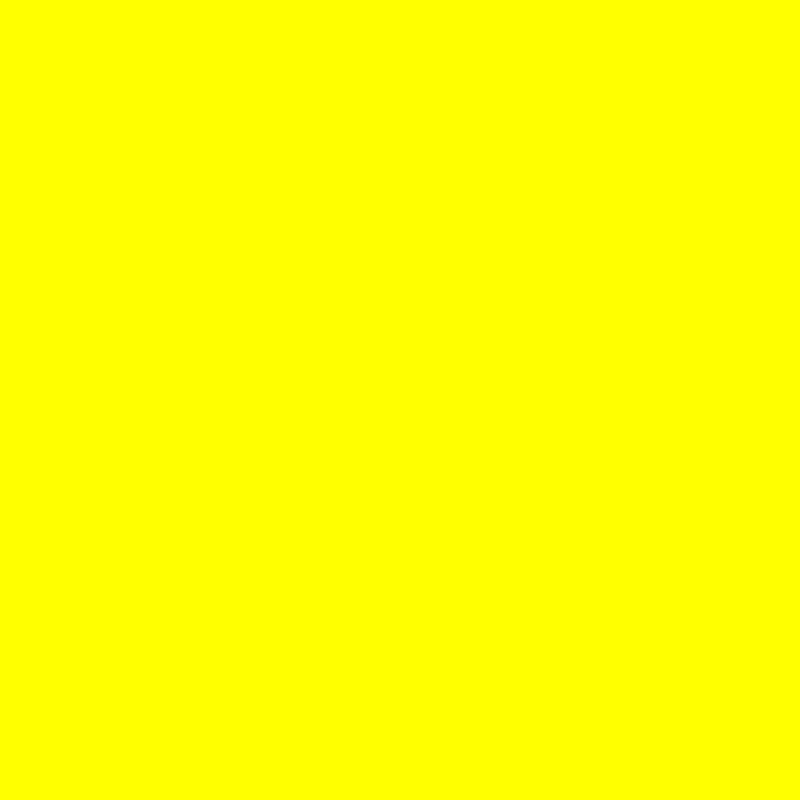
Frame 1 (no input)
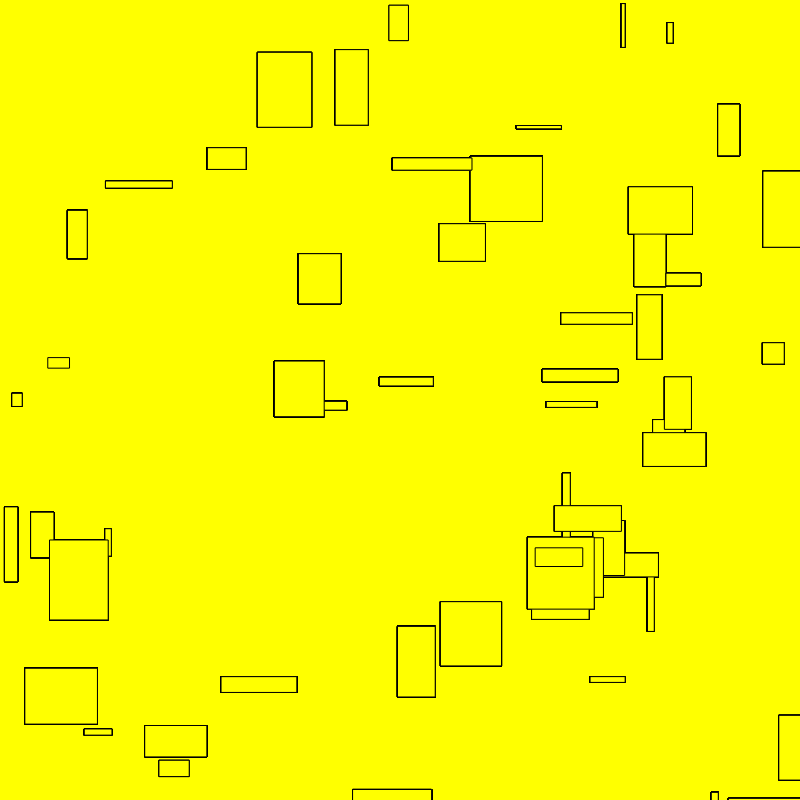
Frame 60 (no input)
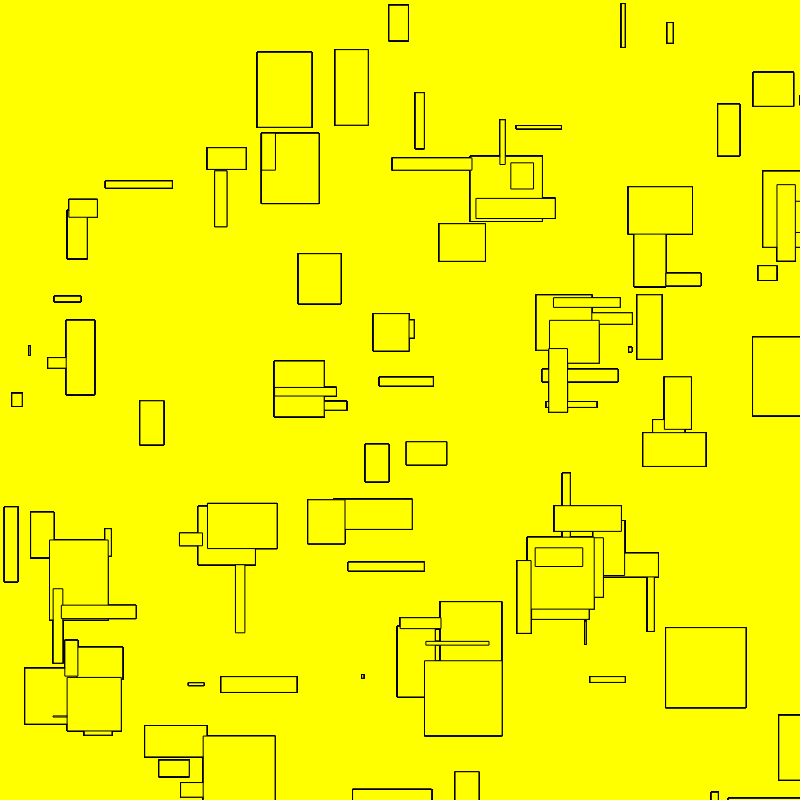
Frame 120 (the mouse pressed at the canvas centre since frame 60)

The p5.js sketch that drew these frames (run headless with seeded random() and noise() and a simulated clock; from frame 60 on, the mouse is pressed at the canvas centre):

// p5.js sketch
// ── sketch.js

var rectangle = [];
// count of every frame in draw function
var drawCount;
// threshold for the transition draw background to draw houses
var threshold;
// x coordinates of the rect of the house
var houseX;
// y coordinates of the rect of the house
var houseY;
// counter for the height of the house one count is one layer
var houseHeightCunt;

function setup() {
  createCanvas(800, 800);
  background("yellow");
  fill("yellow");
  houseX = random(0,200);
  houseY = random(0,200);
  houseHeightCunt = 0;
  threshold = 1000;
  drawCount = 0;
}

function draw() {
  drawCount += 1;
    var index = 0;
    while(index < rectangle.length) {
      rect(rectangle[index].x, rectangle[index].y, rectangle[index].h, rectangle[index].w);
      index += 1;
    }
    // if frameCount < than 1000 frames draw background after 1000 loops draw houses
    if(drawCount < threshold){
      setBackground();
    }else{
      buildHouse();
  }
}

// set rectangel by random for background
function setBackground() {
  rectangle[rectangle.length] = { x: random(1, 850), y: random(1, 850) , w: random(1, 80), h:random(1, 80)}
}

function buildHouse() {
  houseHeightCunt += 1;
  // each layer is shifted by certain coordinates, so that the house looks like a house when you look down from above
  houseX += random(0,2);
  houseY += random(3,0);
  // after 29 layers have been laid, the new position of the house will determined by random
  if(houseHeightCunt % 30 == 0){
    houseX = random(1,700);
    houseY = random(1,700);
  // one layer of a house will laid here
  }else if (houseHeightCunt < 1000){
    rectangle[rectangle.length] = { x: houseX, y: houseY , w: random(0, 100), h: random(0, 100)}
  }
}
